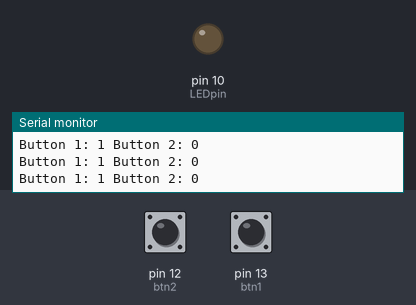
A program run on a simulated Arduino Uno, built with avr-gcc and run on an emulated ATmega328P. Parts: output pins drawn as LEDs (lit = HIGH), the last lines printed to the serial monitor. The inputs (shaded band) are chosen by the test bench; at power-on: pin 13 (btn1) HIGH, pin 12 (btn2) LOW.

Above: at 2.4 s.
2.5 s: pin 13 (btn1) pulled LOW for 3.2 s
At 6.7 s:
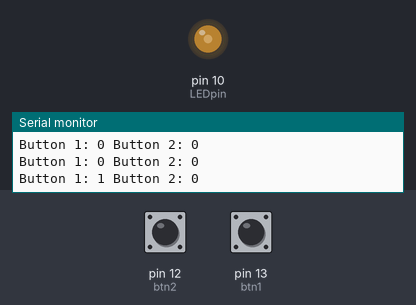
7.9 s: pin 13 (btn1) pulled LOW for 1 s
At 10.4 s:
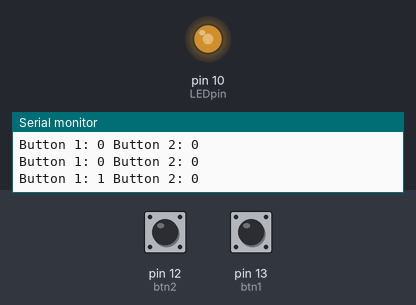
11.1 s: pin 13 (btn1) pulled LOW for 1 s
At 14.0 s:
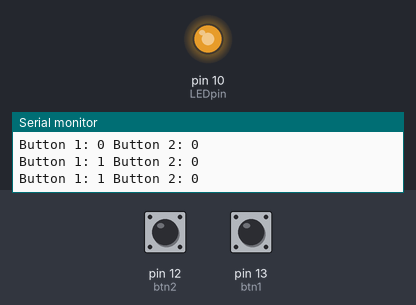
14.3 s: pin 12 (btn2) pulled HIGH for 1 s
At 16.6 s:
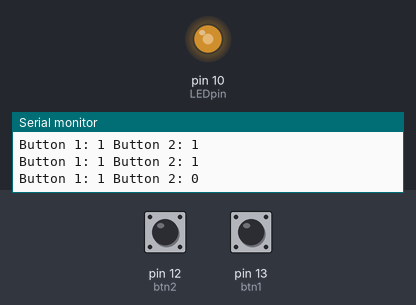
17.5 s: pin 12 (btn2) pulled HIGH for 3.2 s
At 21.5 s:
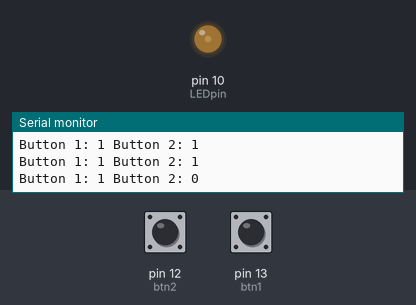
Timing chart, 0 to 23.0 s (numbered marks = the images above; inputs shaded):
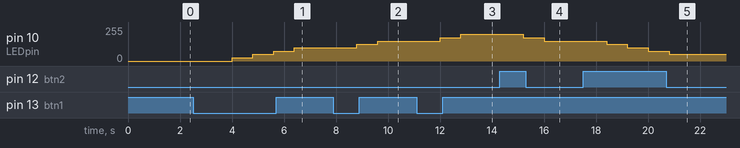

The program:

main.cpp
```cpp
#include <Arduino.h>

// put fu = nction declarations here:
int btn1 = 13;
int btn2 = 12;
int btn1Read;
int btn2Read;
int j;

int LEDpin = 10;
int buzzPin = 9;
int LEDbright  = 0;

void setup() {
  // put your setup code here, to run once:
  pinMode(btn1, INPUT);
  pinMode(btn2, INPUT);
  pinMode(LEDpin, OUTPUT);
  Serial.begin(9600);
}

void loop() {

  btn1Read= digitalRead(btn1);
  btn2Read = digitalRead(btn2);
  Serial.print("Button 1: ");
  Serial.print(btn1Read);
  Serial.print(" Button 2: ");
  Serial.println(btn2Read);
  delay(800);


if (btn1Read == 0) {
    LEDbright = LEDbright + 25;
}
 if (btn2Read == 1) {
  LEDbright = LEDbright - 25;
}
if(LEDbright > 255) {
  LEDbright = 255;
}
if(LEDbright < 0) {
  LEDbright = 0;
}

analogWrite(LEDpin, LEDbright);
}
```

Measured:
- after the input at 2.5 s, pin 10 (LEDpin): 0/255 → 25/255 after 1.5 s, → 50/255 0.80 s later, → 75/255 0.80 s later, → 100/255 0.80 s later
- after the input at 7.9 s, pin 10 (LEDpin): 100/255 → 125/255 after 0.90 s, → 150/255 0.80 s later
- after the input at 11.1 s, pin 10 (LEDpin): 150/255 → 175/255 after 0.91 s, → 200/255 0.80 s later
- after the input at 14.3 s, pin 10 (LEDpin): 200/255 → 175/255 after 0.91 s, → 150/255 0.80 s later
- after the input at 17.5 s, pin 10 (LEDpin): 150/255 → 125/255 after 0.91 s, → 100/255 0.80 s later, → 75/255 0.80 s later, → 50/255 0.80 s later
